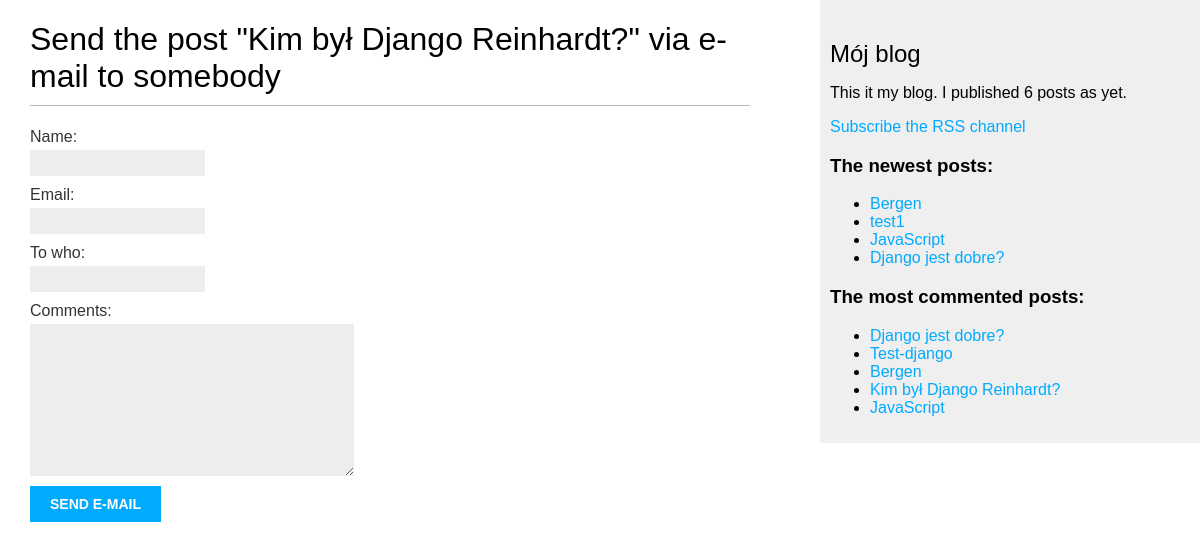
/app_blog/1/share/, run on an earlier commit of the app's database.
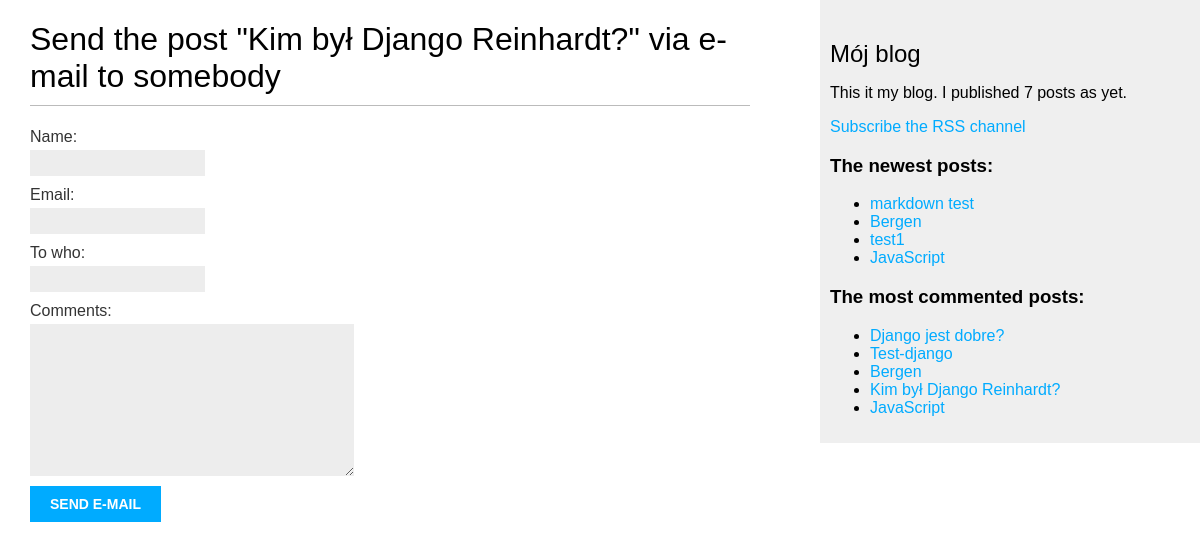
And on a later commit of the database.
### app_blog/models.py (models this page shows, shortened)
class Post(models.Model):
    STATUS_CHOICES = (
        ('draft', 'Draft'),
        ('published', 'Published'),
    )
    title = models.CharField(max_length=250)
    slug = models.SlugField(max_length=250, unique_for_date='publish')
    author = models.ForeignKey(User, on_delete=models.CASCADE, related_name='blog_posts')
    body = models.TextField()
    publish = models.DateTimeField(default=timezone.now)
    created = models.DateTimeField(auto_now_add=True)
    updated = models.DateTimeField(auto_now=True)
    status = models.CharField(max_length=10, choices=STATUS_CHOICES, default='draft')
    objects = models.Manager()  # Manager domyślny
    published = PublishedManager()  # Manager niestandarwowy
    tags = TaggableManager()
    class Meta:
        ordering = ('-publish',)
    def get_absolute_url(self):
        return reverse('app_blog:post_detail',
                       args=[self.publish.year,
                             self.publish.strftime('%m'),
                             self.publish.strftime('%d'),
                             self.slug])

### app_blog/views.py (the view)
# urls.py: path('<int:post_id>/share/', views.post_share, name='post_share'),
def post_share(request, post_id):
    post = get_object_or_404(Post, id=post_id, status='published')
    sent = False
    if request.method == 'POST':
        form = EmailPostForm(request.POST)
        if form.is_valid():
            cd = form.cleaned_data
            post_url = request.build_absolute_uri(post.get_absolute_url())
            subject = '{} ({}) zachęca do przeczytania "{}"'.format(cd['name'], cd['email'], post.title)
            message = 'Read a post "{}" on  {}\n\nComment added bu {}: {}'.format(post.title,
                                                                                  post_url,
                                                                                  cd['name'],
                                                                                  cd['comments'])
            send_mail(subject, message, 'admin@myblog.com', [cd['to_who']])
            sent = True
    else:
        form = EmailPostForm()
    return render(request, 'app_blog/post/share.html', {'post': post,
                                                        'form': form,
                                                        'sent': sent})

### app_blog/forms.py
class EmailPostForm(forms.Form):
    name = forms.CharField(max_length=25)
    email = forms.EmailField()
    to_who = forms.EmailField()
    comments = forms.CharField(required=False, widget=forms.Textarea)

### app_blog/models.py (called while the page is built)
    def get_queryset(self):
        return super(PublishedManager, self).get_queryset().filter(status='published')

### app_blog/templatetags/blog_tags.py (called while the page is built)
@register.simple_tag
def total_posts():
    return Post.published.count()

@register.inclusion_tag('app_blog/post/latest_posts.html')
def show_latest_posts(count=5):
    latest_posts = Post.published.order_by('-publish')[:count]
    return {'latest_posts': latest_posts}

@register.simple_tag
def get_most_commented_posts(count=5):
    return Post.published.annotate(total_comments=Count('comments')).order_by('-total_comments')[:count]

### app_blog/templates/app_blog/post/share.html (shortened to what this page needs)
{% extends 'app_blog/base.html' %}
{% block content %}
    {% if sent %}
        <h1>The message has been sent</h1>
        <p>
            Uploading the post "{{ post.title }}" to {{ form.cleaned_data.to_who }} was successful.
        </p>
    {% else %}
        <h1>Send the post "{{ post.title }}" via e-mail to somebody</h1>
        <form action="." method="POST">
            {{ form.as_p }}
            <input type="submit" value="Send e-mail">
        </form>
    {% endif %}
{% endblock %}

### app_blog/templates/app_blog/base.html (shortened to what this page needs)
{% load blog_tags %}
{% load static %}
<!DOCTYPE html>
<html lang="en">
<head>
    <link href="{% static 'css/blog.css' %}" rel="stylesheet">
</head>
<body>
    <div id="content">
        {% block content %}
        {% endblock %}
    </div>
    <div id="sidebar">
        <h2>Mój blog</h2>
        <p>This it my blog. I published {% total_posts %} posts as yet.</p>
        <p>
            <a href="{% url 'app_blog:post_feed' %}">Subscribe the RSS channel</a>
        </p>
        <h3>The newest posts:</h3>
        {% show_latest_posts 4 %}
        <h3>The most commented posts:</h3>
        {% get_most_commented_posts as most_commented_posts %}
        <ul>
            {% for post in most_commented_posts %}
            <li>
                <a href="{{ post.get_absolute_url }}">{{ post.title }}</a>
            </li>
            {% endfor %}
        </ul>
    </div>
</body>
</html>

### app_blog/templates/app_blog/post/latest_posts.html
<ul>
    {% for post in latest_posts %}
    <li>
        <a href="{{ post.get_absolute_url }}">{{ post.title }}</a>
    </li>
    {% endfor %}
</ul>

What changed in the data, as far as the page shows it:
no longer on one of the page's lists (row unchanged): Post: title "Django jest dobre?"
added Post: title "markdown test", shown under "The newest posts:"
Also different on the page:
text no longer shown: "6"
text now shown: "7"
